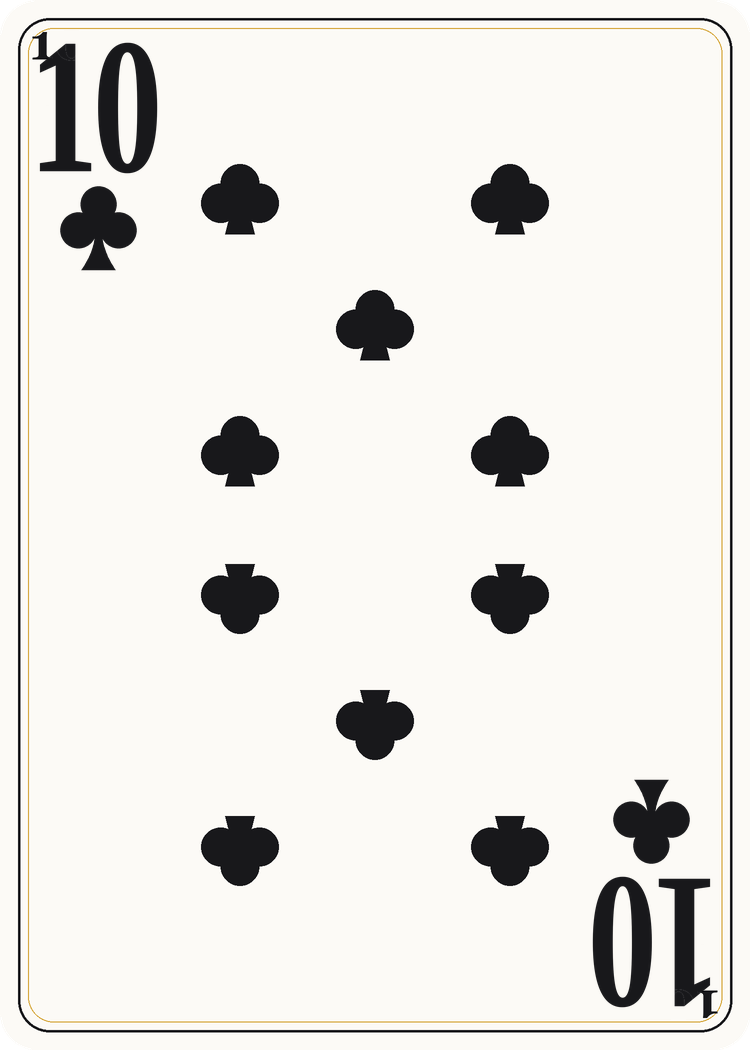
#> input picture decks/classic_standard/10_clubs.png, 750 x 1050 px; its folder holds only this picture in this run
$ python update_png_indices.py
#> lines starting #> are read from the running program, lines starting #| are printed output that depends on the picture
#!/usr/bin/env python3
"""
Update PNG card indices to Digital UI Optimized specification
Overwrites only the corner index areas, preserving the card artwork
"""

import os
from PIL import Image, ImageDraw, ImageFont
import glob

DECKS_DIR = r"D:\solitaire\decks"

# Digital UI Optimized spec for 750×1050px
SPEC = {
    'top_margin': 42.86,
    'left_margin': 38.57,
    'rank_height': 130.71,
    'suit_pip_height': 83.57,
    'gap': 12.86,
    'centerline_x': 98.57,
}

COLORS = {
    'red': (200, 35, 51),     # Hearts & Diamonds
    'black': (28, 40, 51),     # Spades & Clubs
    'white': (255, 255, 255),  # Background
}

def get_rank_from_filename(filename):
    """Extract rank from filename"""
    base = os.path.basename(filename)
    if base.startswith('10'):
        return '10'
    elif base[0] in 'AJQK23456789':
        return base[0]
    return None

def get_suit_from_filename(filename):
    """Extract suit from filename"""
    base = os.path.basename(filename).lower()
    if 'heart' in base or base.endswith('h.png'):
        return 'hearts'
    elif 'diamond' in base or base.endswith('d.png'):
        return 'diamonds'
    elif 'spade' in base or base.endswith('s.png'):
        return 'spades'
    elif 'club' in base or base.endswith('c.png'):
        return 'clubs'
    return None

def is_red_suit(suit):
    return suit in ['hearts', 'diamonds']

def draw_suit_pip(draw, x, y, suit, color, size):
    """Draw a suit pip symbol"""
    # This is a simplified version - you may want to load SVG paths or use Unicode symbols
    # For now, using text symbols
    symbols = {'hearts': '♥', 'diamonds': '♦', 'spades': '♠', 'clubs': '♣'}
    if suit in symbols:
        try:
            font = ImageFont.truetype("arial.ttf", int(size))
        except:
            font = ImageFont.load_default()
        draw.text((x, y), symbols[suit], fill=color, font=font, anchor='mm')

def update_card_indices(png_path):
    """Update indices on a PNG card"""
    rank = get_rank_from_filename(png_path)
    suit = get_suit_from_filename(png_path)

    if not rank or not suit:
        return False

    img = Image.open(png_path).convert('RGBA')
#> img is the input picture: PIL image 750x1050 RGBA; mean R, G, B, A 231.8, 229.8, 225.9, 254.6
    draw = ImageDraw.Draw(img)

    color = COLORS['red'] if is_red_suit(suit) else COLORS['black']

    # Load font
    rank_size = int(SPEC['rank_height'])
    try:
        font = ImageFont.truetype("arialbd.ttf", rank_size)
    except:
        try:
            font = ImageFont.truetype("arial.ttf", rank_size)
        except:
            font = ImageFont.load_default()

    # Clear top-left corner area
    tl_box = (0, 0, 150, 180)
    draw.rectangle(tl_box, fill=(255, 255, 255, 0))

    # Clear bottom-right corner area
    br_box = (600, 870, 750, 1050)
    draw.rectangle(br_box, fill=(255, 255, 255, 0))

    # Draw top-left index
    centerline_x = SPEC['centerline_x']
    rank_y = SPEC['top_margin'] + SPEC['rank_height'] * 0.73

    # Draw rank
    draw.text((centerline_x, rank_y), rank, fill=color, font=font, anchor='mm')

    # Draw suit pip
    pip_y = rank_y + SPEC['gap'] + SPEC['suit_pip_height'] / 2
    draw_suit_pip(draw, centerline_x, pip_y, suit, color, SPEC['suit_pip_height'])

    # Draw bottom-right index (rotated 180°)
    # Coordinates: x' = W - x, y' = H - y
    br_centerline_x = 750 - centerline_x
    br_rank_y = 1050 - rank_y
    br_pip_y = 1050 - pip_y

    # Rotate the drawing context isn't straightforward, so draw inverted
    img_rotated = img.rotate(180)
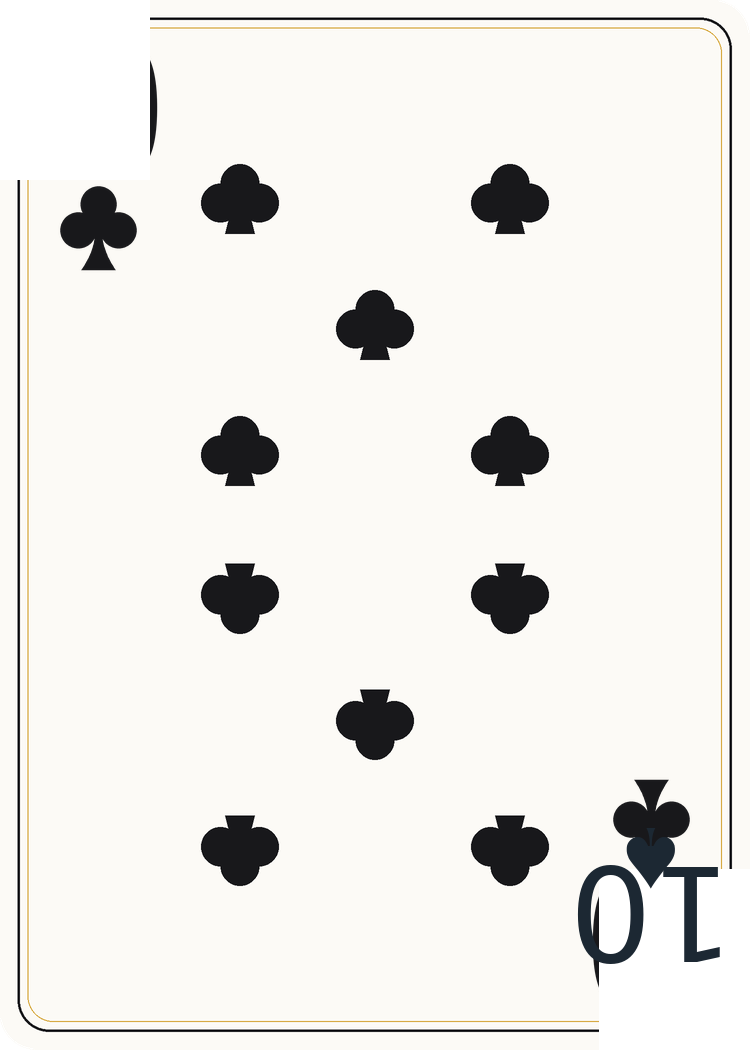
#> img_rotated: PIL image 750x1050 RGBA; mean R, G, B, A 235.3, 233.5, 229.9, 238.4; transparent parts drawn white
    draw_r = ImageDraw.Draw(img_rotated)

    draw_r.text((centerline_x, rank_y), rank, fill=color, font=font, anchor='mm')
    draw_r.text((centerline_x, pip_y), get_suit_symbol(suit), fill=color, font=font, anchor='mm')

    # Rotate back
    img = img_rotated.rotate(180)
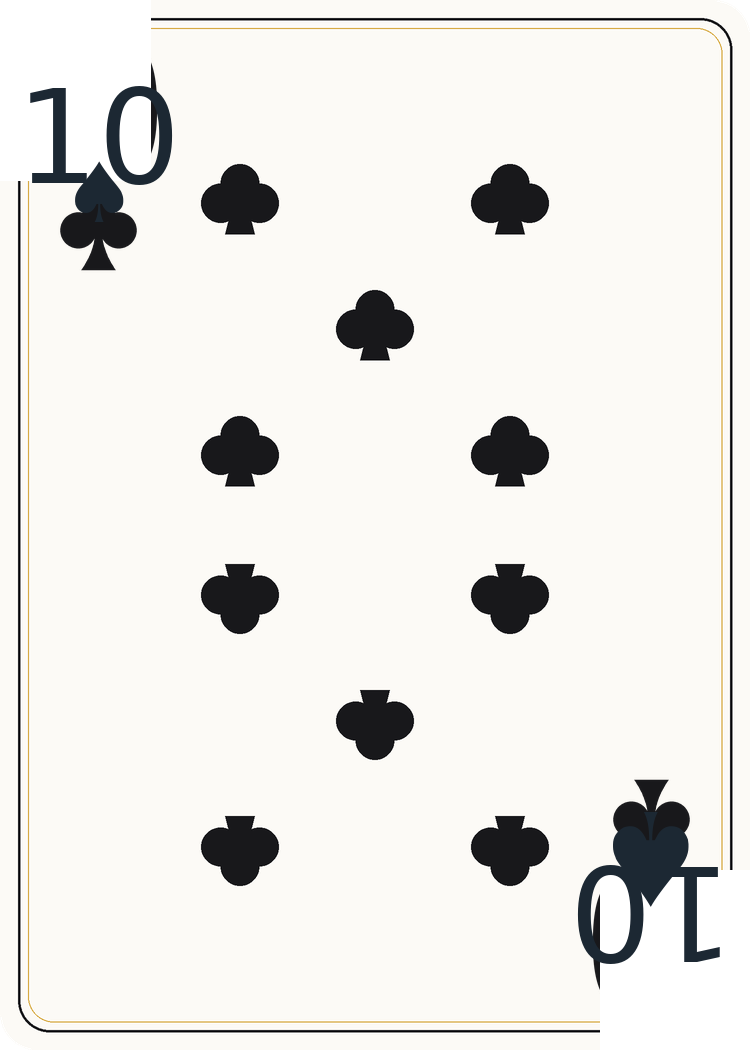
#> img: PIL image 750x1050 RGBA; mean R, G, B, A 233.3, 231.7, 228.2, 239.7; transparent parts drawn white

    # Save
    img.save(png_path)
    return True

def get_suit_symbol(suit):
    symbols = {'hearts': '♥', 'diamonds': '♦', 'spades': '♠', 'clubs': '♣'}
    return symbols.get(suit, '')

def process_deck(deck_path):
    """Process all PNG files in a deck"""
    png_files = glob.glob(os.path.join(deck_path, "*.png"))
    updated = 0

    for png in png_files:
        if 'back' in os.path.basename(png).lower():
            continue
        if update_card_indices(png):
            updated += 1
            print(f"✓ Updated: {os.path.basename(png)}")

    return updated

if __name__ == "__main__":
    print("\n🖼️  PNG Index Updater")
    print("====================\n")
    print("Requirements: pip install Pillow\n")

    total = 0
    for deck_name in os.listdir(DECKS_DIR):
        deck_path = os.path.join(DECKS_DIR, deck_name)
        if os.path.isdir(deck_path):
            print(f"\nProcessing: {deck_name}")
            count = process_deck(deck_path)
            total += count
#> pass 2 of the loop `for deck_name in os.listdir(DECKS_DIR):`:
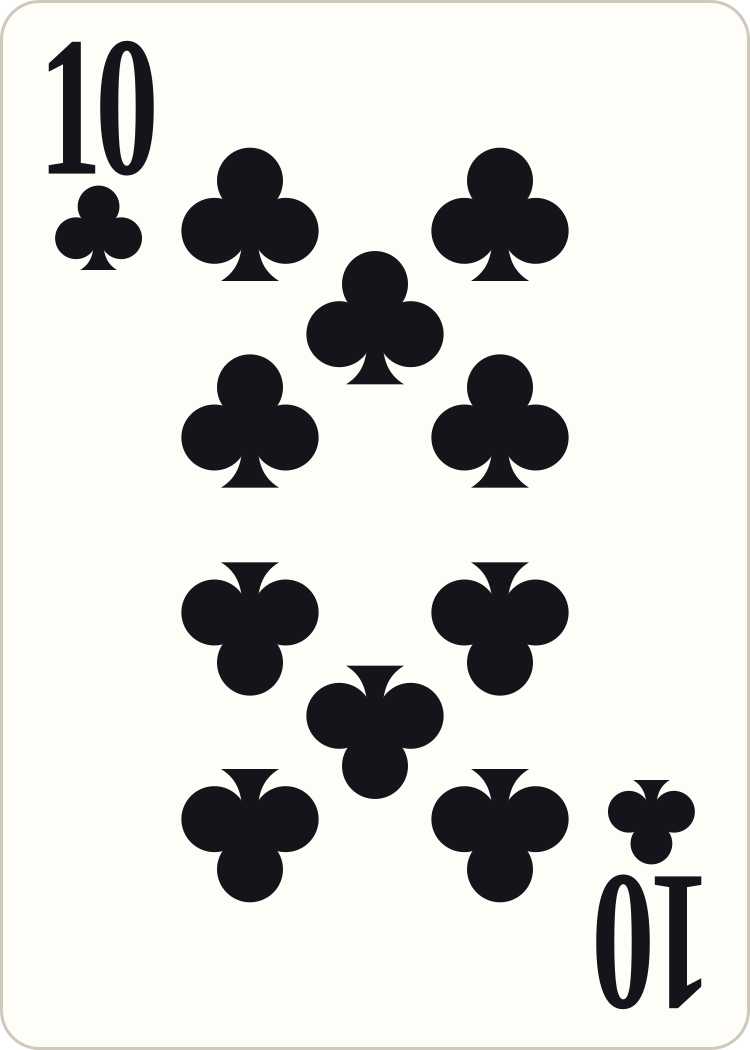
#> input picture decks/english_pattern/10_clubs.png, 750 x 1050 px
#> in update_card_indices, img is the input picture: PIL image 750x1050 RGBA; mean R, G, B, A 213, 211.3, 208.1, 254.6
#> in update_card_indices (call 2), `img_rotated = img.rotate(180)`:
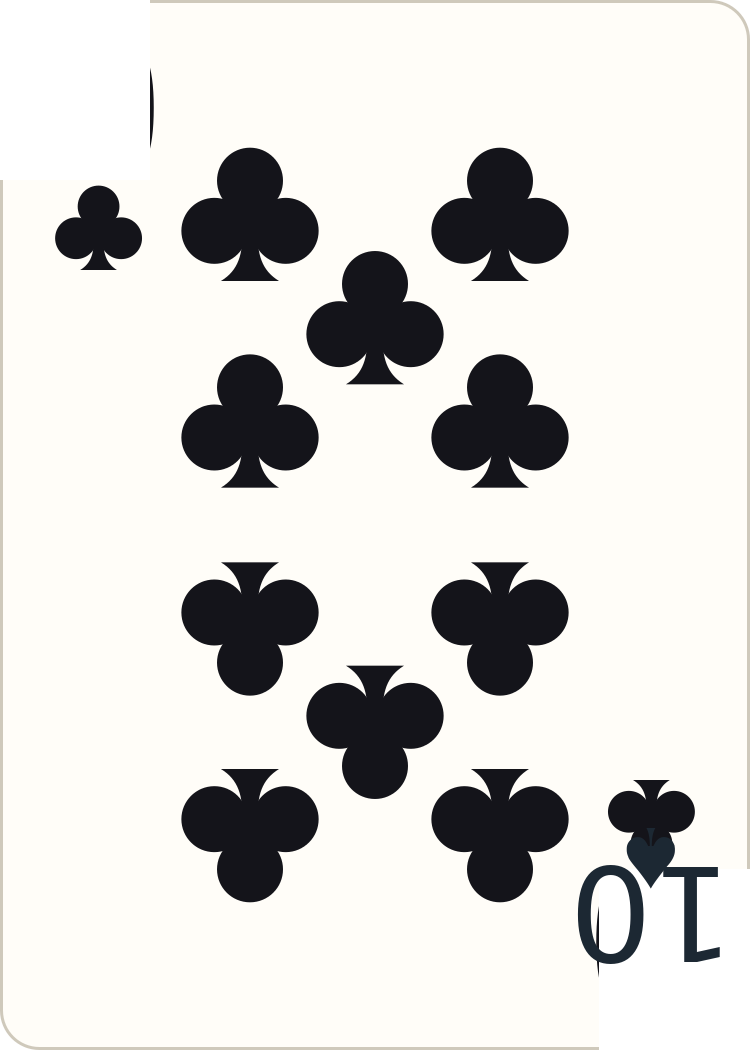
#> img_rotated: PIL image 750x1050 RGBA; mean R, G, B, A 215.9, 214.4, 211.4, 238.3; transparent parts drawn white

    print(f"\n✅ Total updated: {total}\n")
